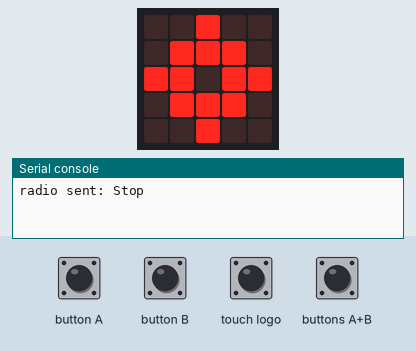
Bench run of a program on a simulated BBC micro:bit (MakeCode). Parts: the board's 5×5 LED display, the last lines printed to the serial console. The inputs (shaded band) are chosen by the test bench. No radio messages arrive unless stated (any console line starting 'radio sent:' is added by the test bench).

Above: at 1.8 s.
1.9 s: touch logo pressed for 0.15 s
At 3.5 s:
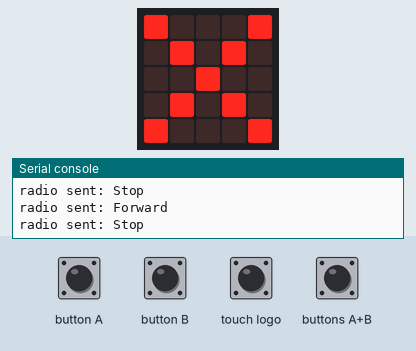
3.8 s: button A pressed for 0.15 s
At 5.1 s:
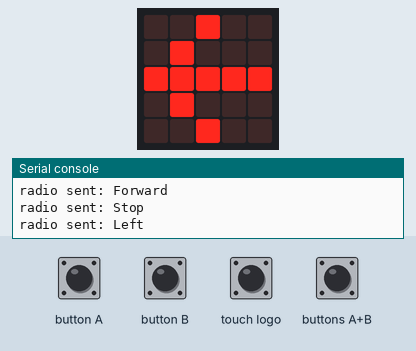
5.4 s: button B pressed for 0.15 s
At 6.5 s:
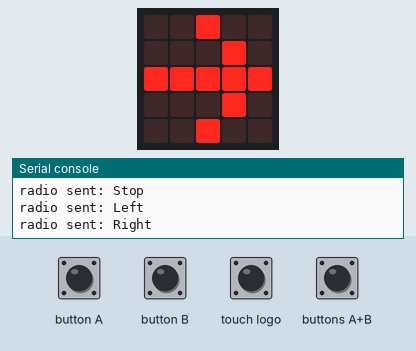
7.0 s: buttons A+B pressed for 0.15 s
At 7.8 s:
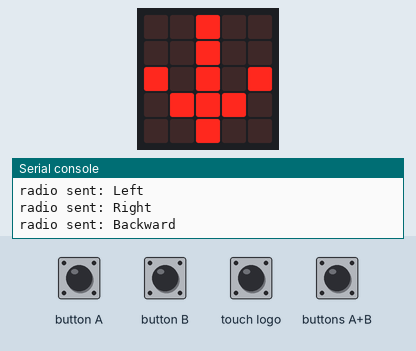
8.6 s: touch logo pressed for 1 s
At 9.4 s:
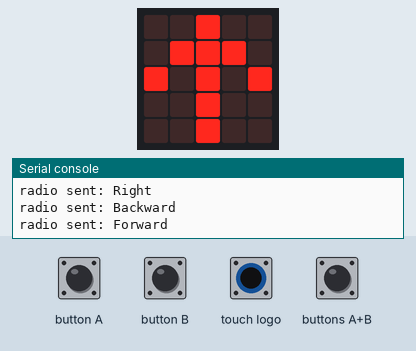
11.1 s: buttons A+B pressed for 1 s
At 13.3 s:
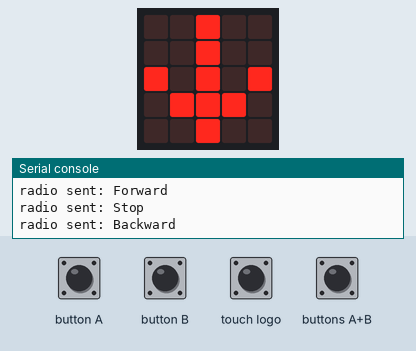
Timing chart, 0 to 14.6 s (numbered marks = the images above; inputs shaded):
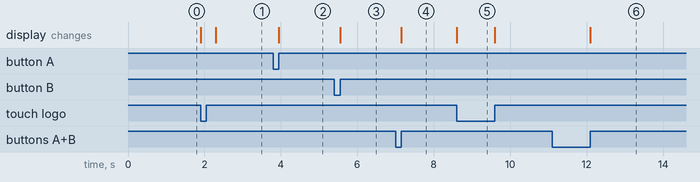

The program:

main.ts
```typescript
input.onButtonPressed(Button.A, function () {
    basic.showLeds(`
        . . # . .
        . # . . .
        # # # # #
        . # . . .
        . . # . .
        `)
    radio.sendString("Left")
})
input.onSound(DetectedSound.Loud, function () {
    Forward_Backward_Status = 0
    radio.sendString("Stop")
})
input.onLogoEvent(TouchButtonEvent.Released, function () {
    basic.showIcon(IconNames.No)
    radio.sendString("Stop")
})
input.onButtonPressed(Button.AB, function () {
    basic.showLeds(`
        . . # . .
        . . # . .
        # . # . #
        . # # # .
        . . # . .
        `)
    radio.sendString("Backward")
})
input.onButtonPressed(Button.B, function () {
    basic.showLeds(`
        . . # . .
        . . . # .
        # # # # #
        . . . # .
        . . # . .
        `)
    radio.sendString("Right")
})
input.onLogoEvent(TouchButtonEvent.Touched, function () {
    basic.showLeds(`
        . . # . .
        . # # # .
        # . # . #
        . . # . .
        . . # . .
        `)
    radio.sendString("Forward")
})
let Forward_Backward_Status = 0
basic.showIcon(IconNames.Target)
radio.setGroup(1)
radio.sendString("Stop")
Forward_Backward_Status = 0
```

test.ts
```typescript
// 테스트는 여기로 이동합니다; 이 패키지가 확장으로 사용될 때 컴파일되지 않을 것 입니다.
```

Measured:
- after the input at 1.9 s, the display: first changes at once (image 1 shows a later state)
- after the input at 3.8 s, the display: changes after 0.15 s (image 2)
- after the input at 5.4 s, the display: changes after 0.15 s (image 3)
- after the input at 7.0 s, the display: changes after 0.15 s (image 4)
- after the input at 8.6 s, the display: changes at once (image 5)
- after the input at 11.1 s, the display: changes after 1.0 s (image 6)
